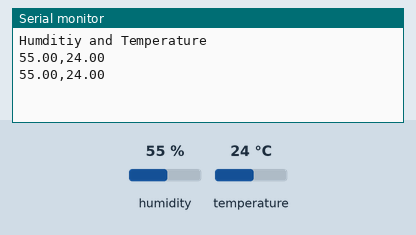
This sketch was run on a simulated Arduino Uno, built with avr-gcc and run on an emulated ATmega328P. Shown: the last lines printed to the serial monitor. The test bench sets the inputs (shaded band); at power-on: humidity 55 %, temperature 24 °C.

Above: at 4.8 s.
4.9 s: humidity set to 22 %
At 6.5 s:
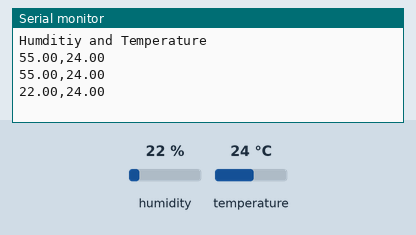
7.9 s: temperature set to 12 °C
At 8.9 s:
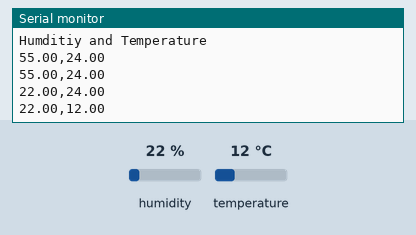
10.9 s: humidity set to 40 %
At 12.5 s:
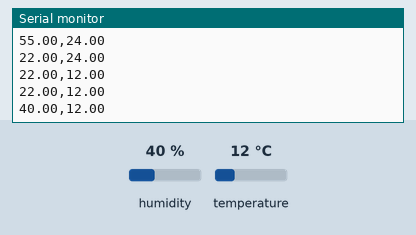
Timing chart, 0 to 14.0 s (numbered marks = the images above; inputs shaded):
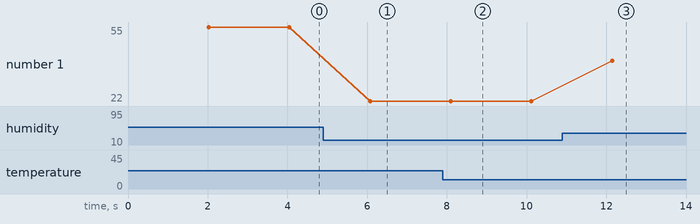

The sketch:

ADA_FRUIT_TEST.ino
```cpp
//importing the needed library
#include "DHT.h"

//defining the dataoutput pin
#define DHTPIN 2

//defining the sensor type
#define DHTTYPE DHT11

//creating and object and pasing the defined variables
DHT dht(DHTPIN,DHTTYPE);

void setup() {

//displaying the outputs in Serial Monitor
Serial.begin(9600);
Serial.println("Humditiy and Temperature");

dht.begin();
}

void loop() {

delay(2000);

//Reading the humidity and temperatures
float Humidity = dht.readHumidity();
float TempC = dht.readTemperature();


Serial.print(Humidity);
Serial.print(",");

Serial.println(TempC);

}
```

Measured:
- after the input at 4.9 s, the serial monitor: prints a new line after 1.2 s (image 1)
- after the input at 7.9 s, the serial monitor: prints a new line after 0.20 s (image 2)
- after the input at 10.9 s, the serial monitor: prints a new line after 1.2 s (image 3)
- plotted number 1: 55 → 22 after the input at 4.9 s, 22 → 40 after the input at 10.9 s
